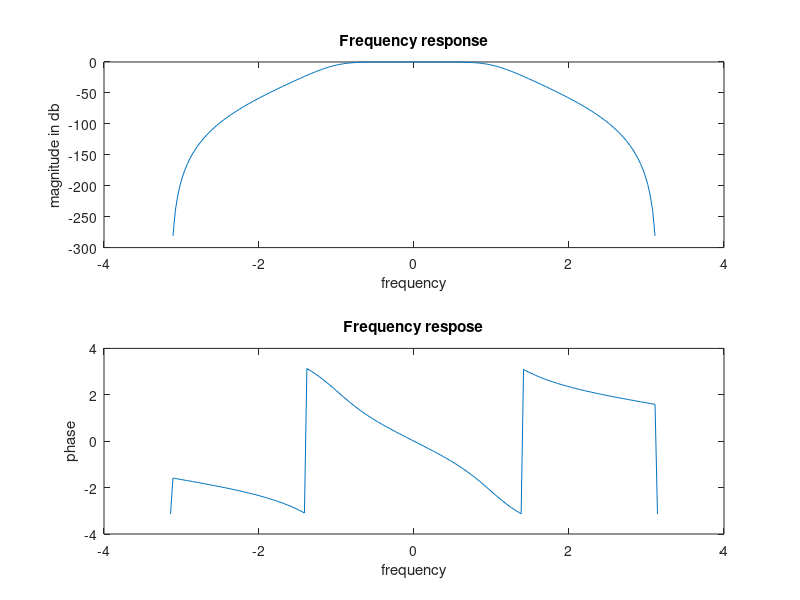
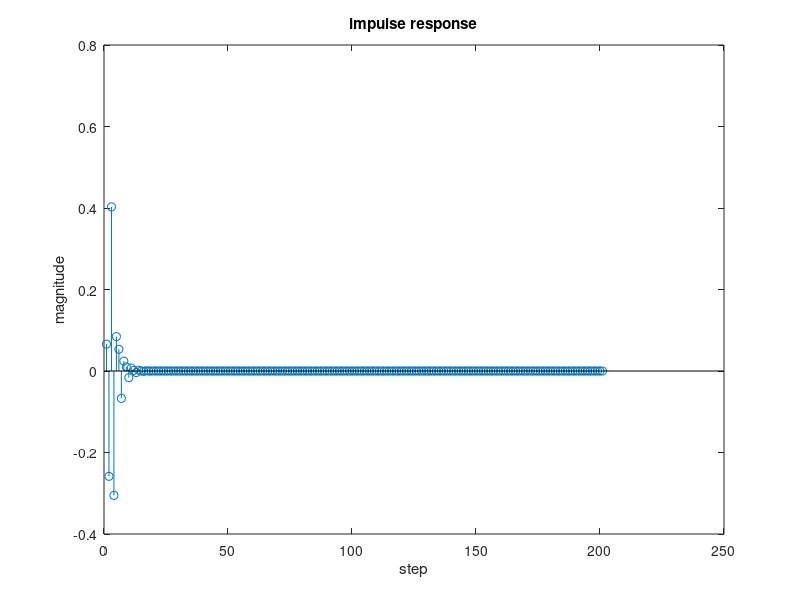
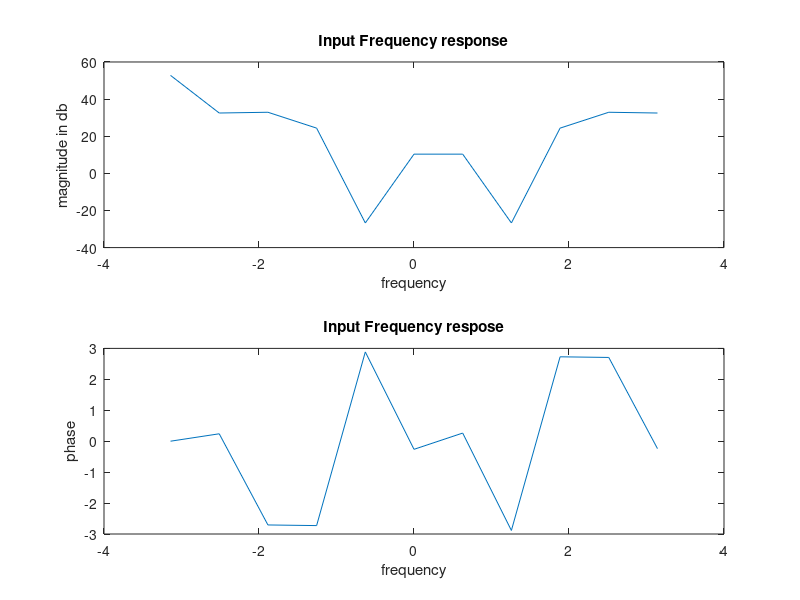
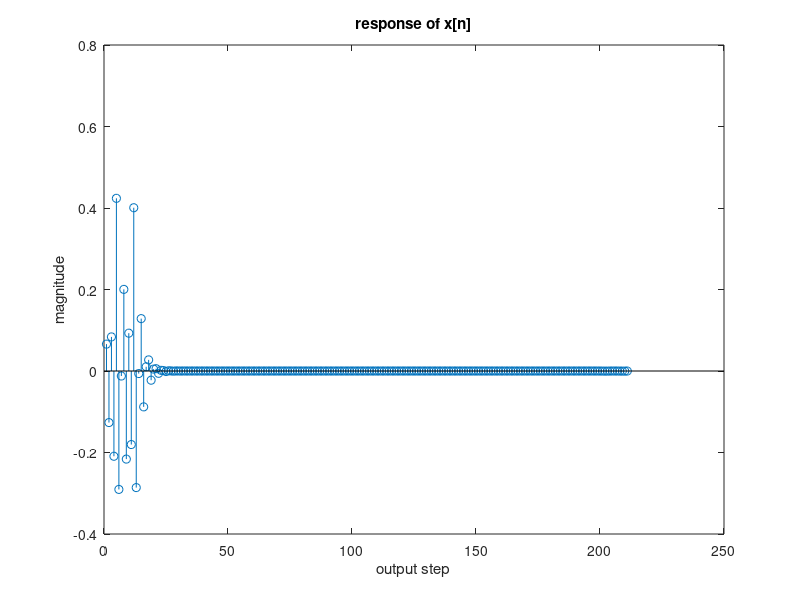

The MATLAB script that drew these images, in order:
#!/bin/octave
pkg load signal;

b = [0.0663, 0.1989, 0.1989, 0.0663];
a = [1, -0.9349, 0.5668, -0.1015];

figure();
W = -pi:pi/100:pi;
[H, w] = freqz(b,a,W);
subplot(2,1,1);
mag = 20 * log(abs(H));
plot(w,mag);
xlabel("frequency");
ylabel("magnitude in db");
title("Frequency response");
subplot(2,1,2);
plot(w,angle(H));
xlabel("frequency");
ylabel("phase");
title("Frequency respose");
print -dpng "frespnse1.png" ;

maxMag = max(mag)-3;
w(maxMag<=mag)(1)

figure();
h = ifft(H);
stem(h);
xlabel("step");
ylabel("magnitude");
title("impulse response");
print -dpng "imprespnse1.png" ;

figure();
subplot(2,1,1);
x = [1 2 3 1 0 0 0 1 2 3 1];
X = fft(x);
mag = 20 * log(abs(X));
w = [-pi:2*pi/(numel(mag)-1):pi];
plot(w,mag);
xlabel("frequency");
ylabel("magnitude in db");
title("Input Frequency response");
subplot(2,1,2);
plot(w,angle(X));
xlabel("frequency");
ylabel("phase");
title("Input Frequency respose");
print -dpng "infrespnse1.png" ;

figure();
y = conv(x,h);
stem(y);
xlabel("output step");
ylabel("magnitude");
title("response of x[n]");
print -dpng "respnse1.png";

figure();
Y = fft(y);
subplot(2,1,1);
mag = 20 * log(abs(Y));
w = [-pi:2*pi/(numel(mag)-1):pi];
plot(w,mag);
xlabel("frequency");
ylabel("magnitude in db");
title("Output Frequency response");
subplot(2,1,2);
plot(w,angle(Y));
xlabel("frequency");
ylabel("phase");
title("Output Frequency respose");
print -dpng "outfrespnse1.png" ;

figure();
y = filter(b,a,x);
stem(y);
xlabel("step");
ylabel("magnitude");
title("filter response of x[n]");
print -dpng "respnsefilter1.png" ;

figure();
Y = fft(y);
subplot(2,1,1);
mag = 20 * log(abs(Y));
w = [-pi:2*pi/(numel(mag)-1):pi];
plot(w,mag);
xlabel("frequency");
ylabel("magnitude in db");
title("Frequency response");
subplot(2,1,2);
plot(w,angle(Y));
xlabel("frequency");
ylabel("phase");
title("Frequency respose");
print -dpng "outfrespnsefilter1.png" ;

figure();
x = [1 2 3 1 0 0 0 1 2 3 1];
filpx = fliplr(x)
y = filter(b,a,filpx);
stem(y);
xlabel("step");
ylabel("magnitude");
title("response of x[n]");
print -dpng "respnsefilterflip1.png" ;

figure();
Y = fft(y);
subplot(2,1,1);
mag = 20 * log(abs(Y));
plot(w,mag);
xlabel("frequency");
ylabel("magnitude in db");
title("Fliped output Frequency response");
subplot(2,1,2);
plot(w,angle(Y));
xlabel("frequency");
ylabel("phase");
title("Fliped output Frequency respose");
print -dpng "outfrespnsefilterflip1.png" ;

figure();
title("Cross Correaltion between input and its flip sequence")
R = xcorr(x,filpx)
plot(R)
print -dpng "correlation1.png" ;
